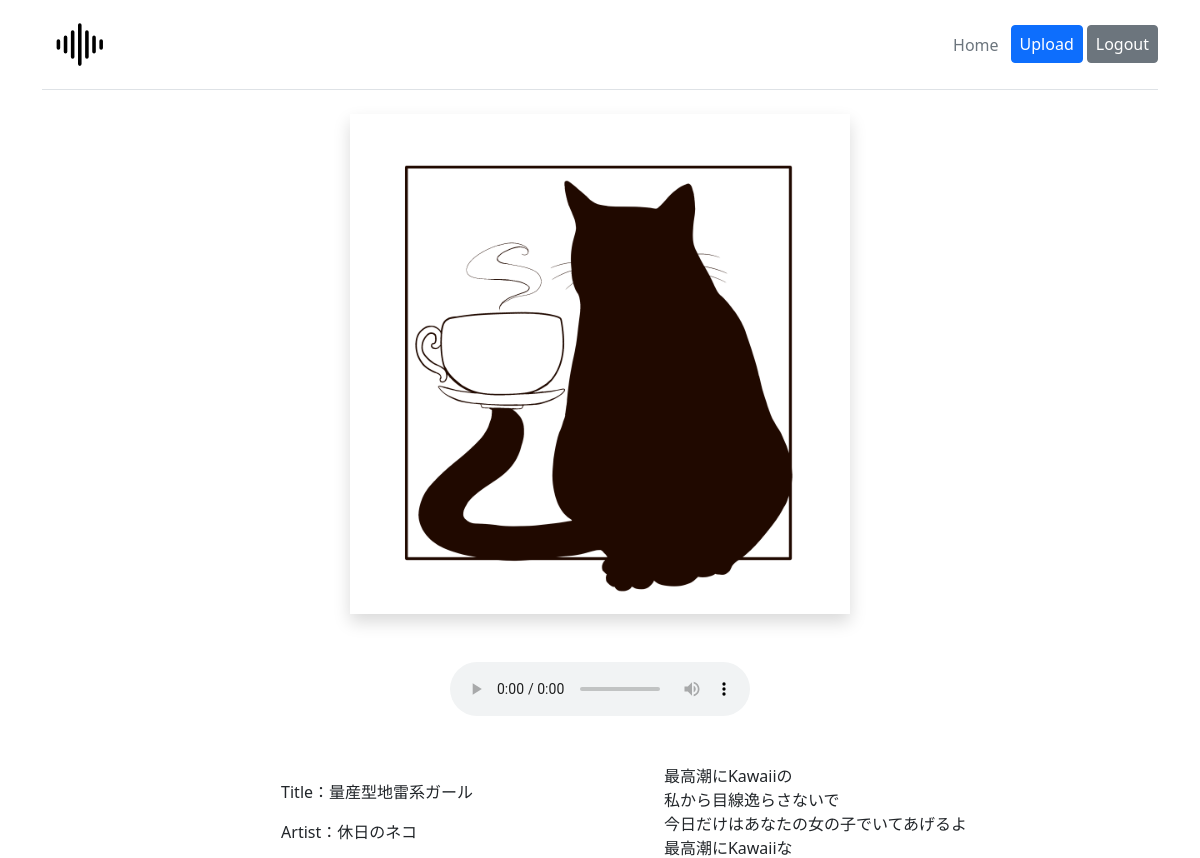
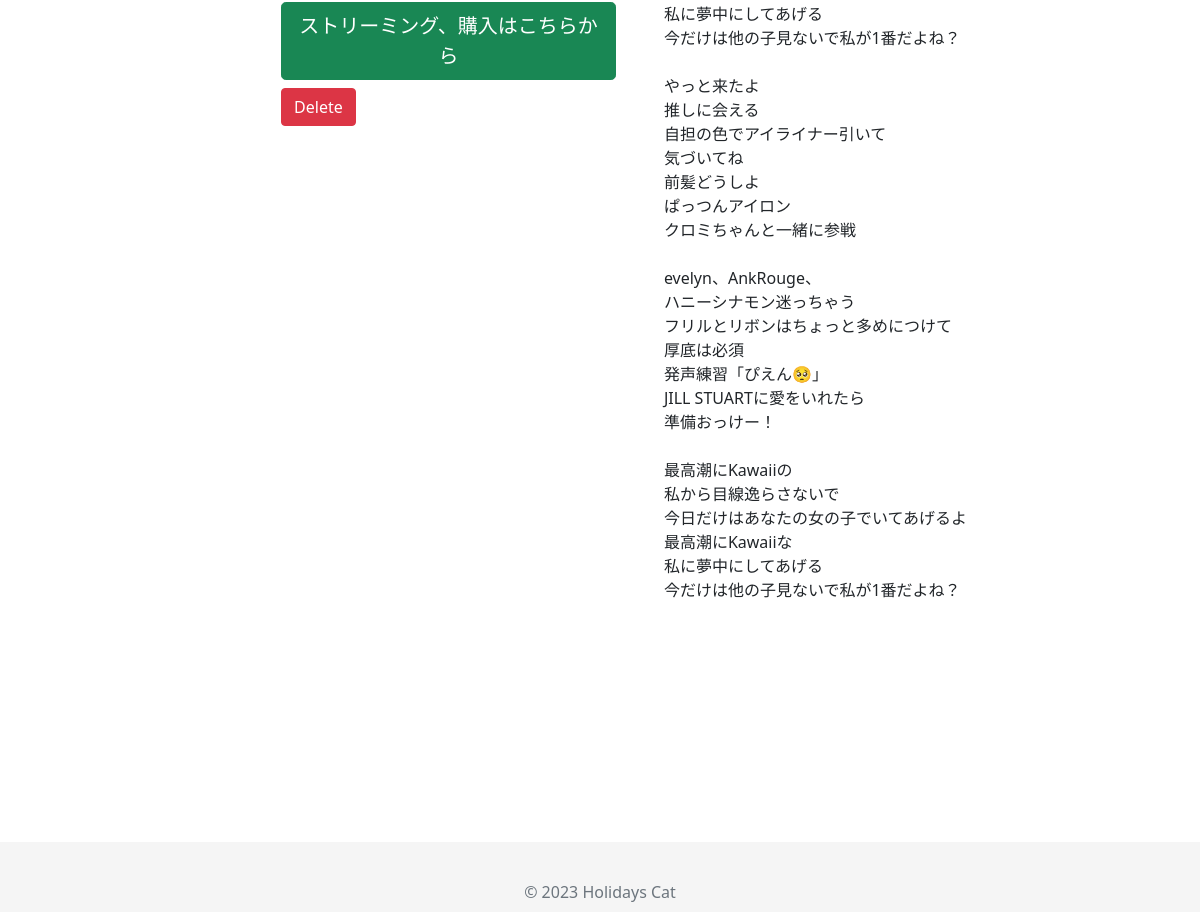
The app's page /detail/5 (signed in) with its own data (2 pictures, top to bottom).
### musicPlayerApp/models.py (models this page shows, shortened)
class Album(models.Model):
    album_title = models.CharField(max_length=50)
    artist = models.CharField(max_length=50)
    album_jacket = models.ImageField(upload_to='img/')
    audio_file = models.FileField(upload_to='audio/', null=True, blank=True)
    song_lyric = models.TextField(null=True, blank=True)

### musicPlayerApp/views.py (the view)
# urls.py: path('detail/<int:pk>', detail.as_view(), name='detail'),
class detail(LoginRequiredMixin, DetailView):
    template_name = 'detail.html'
    model = Album

### templates/detail.html
{% extends 'base.html' %}
{% load static %}
{% load widget_tweaks %}
{% block content %}
<div class="container">
    <div class="">
        <img class="d-block mx-auto mb-5 shadow" src="{{ album.album_jacket.url }}" alt="" width="500" height="500">
        <audio controlslist="nodownload" controls class="d-block mx-auto m-5">
            <source src="{{ album.audio_file.url }}">
        </audio>
        <div class="d-flex justify-content-center">
            <div class="ms-5 mt-3" style="width: 30%;">
                <p>Title：{{ album.album_title }}</p>
                <p> Artist：{{ album.artist }}</p>
                <a href="#" class="btn btn-lg btn-success" tabindex="-1" role="button"
                    aria-disabled="true">ストリーミング、購入はこちらから</a>
                <a href="{% url 'delete' album.pk %}" class="btn btn-danger mt-2" tabindex="-1" role="button"
                    aria-disabled="true">Delete</a>
            </div>
            <div class="text-start ms-5">{{ album.song_lyric|linebreaksbr}}</div>
        </div>
    </div>
</div>
{% endblock content %}

### templates/base.html (shortened to what this page needs)
{% load static %}
<!doctype html>
<html lang="ja">
<head>
    <link href="https://cdn.jsdelivr.net/npm/bootstrap@5.0.2/dist/css/bootstrap.min.css" rel="stylesheet"
>
    <link rel="stylesheet" href="https://cdn.jsdelivr.net/npm/bootstrap-icons@1.8.0/font/bootstrap-icons.css">
    <link rel="stylesheet" href="{% static '/css/header.css' %}">
    <link rel="stylesheet" href="{% static '/css/footer.css' %}">
    <link rel="stylesheet" href="{% static '/css/style.css' %}">
</head>
<div class="container">
    <header
        class="d-flex flex-wrap align-items-center justify-content-center justify-content-md-between py-3 mb-4 border-bottom">
        <a href="{% url 'home' %}" class="d-flex align-items-center">
            <img class="" src="{% static '/img/soundwave.svg' %}" alt="" width="72" height="57">
        </a>
        <ul class="nav col-12 col-md-auto mb-2 justify-content-center mb-md-0">
            <li><a href="{% url 'home' %}" class="nav-link px-2 link-secondary">Home</a></li>
            <li><a href="{% url 'upload' %}" class="mx-1 px-2 btn btn-primary" tabindex="-1" role="button"
                    aria-disabled="true">Upload</a>
            </li>
            <li><a href="{% url 'logout' %}" class="px-2 btn btn-secondary" tabindex="-1" role="button"
                    aria-disabled="true">Logout</a></li>
        </ul>
    </header>
</div>
{% block content %}
{% endblock content %}
<div class="push"></div>
<footer class="mt-3 footer text-center">
    <div class="container">
        <p class="text-muted d-flex align-items-center justify-content-center" style="height: 100px;">&copy;
            {% now 'Y'%} Holidays Cat</p>
    </div>
</footer>
</html>

### static/css/footer.css (style rules this page uses)
html { position: relative; min-height: 100%; }
.footer { position: absolute; bottom: 0; width: 100%; height: 120px; background-color: #f5f5f5; margin-bottom: -50px; }
.push { height: 50px; }

### records on screen
Album: album_jacket (picture), album_title "量産型地雷系ガール", artist "休日のネコ", song_lyric "最高潮にKawaiiの 私から目線逸らさないで 今日だけはあなたの女の子でいてあげるよ 最高潮にKawaiiな 私に夢中にしてあげる 今だけは他の子見ないで私が1番だよね？ やっと来たよ 推しに会える 自担の色でアイライナー引いて 気づいてね 前髪どうしよ ぱっつんアイロン クロミちゃんと一緒に参戦 evelyn、AnkRouge、 ハニーシナモン迷っちゃう フリルとリボンはちょっと多めにつけて 厚底は必須 発声練習「ぴえん🥺」 JILL STUARTに愛をいれたら 準備おっけー！ 最高潮にKawaiiの 私から目線逸らさないで 今日だけはあなたの女の子でいてあげるよ 最高潮にKawaiiな 私に夢中にしてあげる 今だけは他の子見ないで私が1番だよね？"
